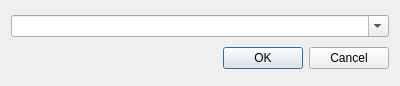
<?xml version="1.0" encoding="UTF-8"?>
<ui version="4.0">
 <class>selectListDialog</class>
 <widget class="QDialog" name="selectListDialog">
  <property name="geometry">
   <rect>
    <x>0</x>
    <y>0</y>
    <width>400</width>
    <height>86</height>
   </rect>
  </property>
  <property name="windowTitle">
   <string>Select List</string>
  </property>
  <layout class="QGridLayout" name="gridLayout">
   <item row="0" column="0">
    <widget class="QComboBox" name="listNameBox">
     <property name="editable">
      <bool>true</bool>
     </property>
    </widget>
   </item>
   <item row="1" column="0">
    <widget class="QDialogButtonBox" name="buttonBox">
     <property name="orientation">
      <enum>Qt::Horizontal</enum>
     </property>
     <property name="standardButtons">
      <set>QDialogButtonBox::Cancel|QDialogButtonBox::Ok</set>
     </property>
    </widget>
   </item>
  </layout>
 </widget>
 <resources/>
 <connections>
  <connection>
   <sender>buttonBox</sender>
   <signal>accepted()</signal>
   <receiver>selectListDialog</receiver>
   <slot>accept()</slot>
   <hints>
    <hint type="sourcelabel">
     <x>248</x>
     <y>254</y>
    </hint>
    <hint type="destinationlabel">
     <x>157</x>
     <y>274</y>
    </hint>
   </hints>
  </connection>
  <connection>
   <sender>buttonBox</sender>
   <signal>rejected()</signal>
   <receiver>selectListDialog</receiver>
   <slot>reject()</slot>
   <hints>
    <hint type="sourcelabel">
     <x>316</x>
     <y>260</y>
    </hint>
    <hint type="destinationlabel">
     <x>286</x>
     <y>274</y>
    </hint>
   </hints>
  </connection>
 </connections>
</ui>
